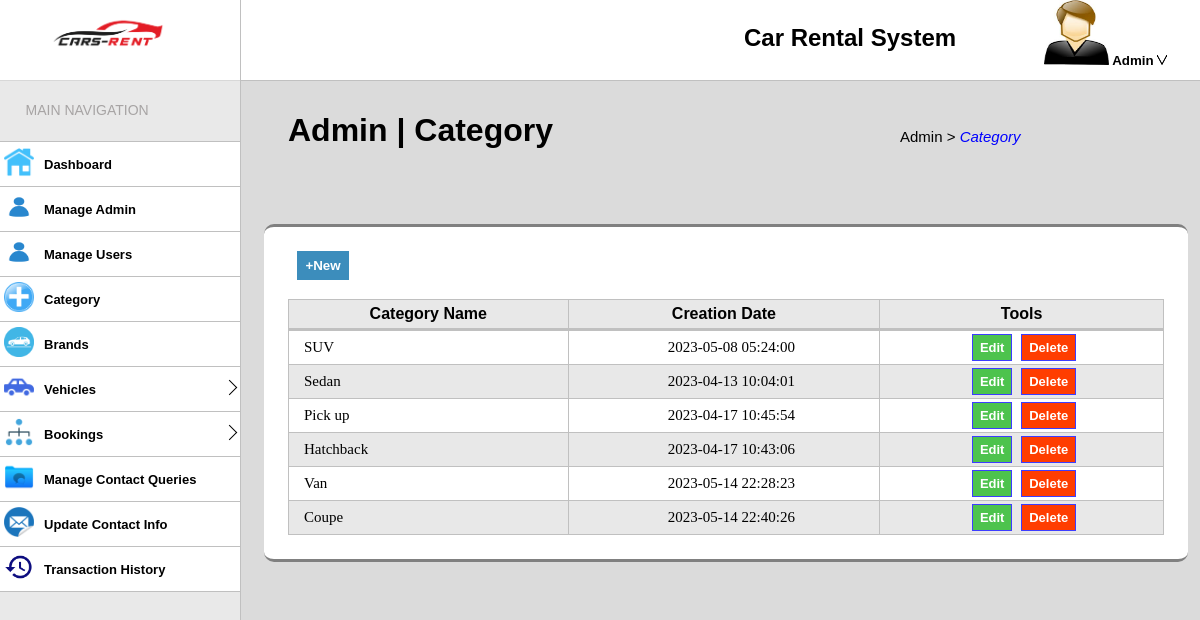
The app's page /category.php with its own data.
### tables this page shows
CREATE TABLE `category` (
  `category_id` int(11) NOT NULL,
  `category_name` varchar(120) NOT NULL,
  `creation_date` timestamp NOT NULL DEFAULT current_timestamp() ON UPDATE current_timestamp()
);

### category.php (the view, shortened to what this page needs)
<?php
	include("include/connection.php");
?>
<!DOCTYPE html>
<html>
<head>
	<link rel="stylesheet" type="text/css" href="css/style.css">
	<link rel="stylesheet" type="text/css" href="css/users.css">
	<link rel="stylesheet" type="text/css" href="css/animate.min.css">
</head>
<body>
	<h1 class="path">Admin | Category</h1>
	<p class="path1">Admin > <i style="color: blue;">Category</i> </p>
	<div class="top-left">
		<img src="img/logo.png">
	</div>
	<div class="top-right">
		<h2>Car Rental System</h2>
		<button href class="dropdown">
			<img src="img/user.jpg" class="icon">
			Admin
			<img src="img/dropdown.png" class="down">
		</button>
	</div>
	<div class="bottom-left">
		<span style="font-family: 'Arial',sans-serif;font-size: 14px;position: absolute;top: 3%;
		left: 11%;color: #a7a4a4;">MAIN NAVIGATION</span>
		<div class="images" style="margin-top: 61px;border-top: 1px solid silver;">
			<span><img src="img/home.png"></span>
			<span class="secspan"><a class="navbtn" href="admin.php" >Dashboard</a></span>
		</div>
		<div class="images">
			<span><img src="img/person.png"></span>
			<span class="secspan"><a class="navbtn" href="manageadmin.php" >Manage Admin</a></span>
		</div>
		<div class="images">
			<span><img src="img/person.png"></span>
			<span class="secspan"><a class="navbtn" href="users.php" >Manage Users</a></span>
		</div>
		<div class="images">
			<span><img src="img/add.png"></span>
			<span class="secspan"><a class="navbtn" href="category.php" >Category</a></span>
		</div>
		<div class="images">
			<span><img src="img/brand.png"></span>
			<span class="secspan"><a class="navbtn" href="brand.php" >Brands</a></span>
		</div>
		<div class="images">
			<span><img src="img/vehicle.png"></span>
			<span class="secspan"><button id="vehicle" class="navbtn" href="vehicle.php" >Vehicles</button></span>
			<span class="arrowcase1"><div class="arrow1"></div></span>
		</div>
		<div class="images">
			<span><img src="img/booking.png"></span>
			<span class="secspan"><button id="bookings" class="navbtn" href="#" >Bookings</button></span>
			<span class="arrowcase2"><div class="arrow2"></div></span>
		</div>
		<div class="images">
			<span><img src="img/message.png"></span>
			<span class="secspan"><a class="navbtn" href="contactqueries.php" >Manage Contact Queries</a></span>
		</div>
		<div class="images">
			<span><img src="img/contactinfo.png"></span>
			<span class="secspan"><a class="navbtn" href="upcontactinfo.php" >Update Contact Info</a></span>
		</div>
		<div class="images">
			<span><img src="img/history.png"></span>
			<span class="secspan"><a class="navbtn" href="transaction.php" >Transaction History</a></span>
		</div>
	</div>
	<div class="tablebox">
		<button class="add">+New</button>
		<table>
				<tr style="border-bottom: 3px solid silver;font-family: 'Raleway', sans-serif;">
					<th>Category Name</th>
					<th>Creation Date</th>
					<th>Tools</th>
				</tr>
				<?php
					$sql_show = "SELECT * from category";
					$result = $conn->query($sql_show);
					if ($result->num_rows > 0) {
						while ($rows = $result->fetch_assoc()) {
				?>
					<tr>
						<td><?php echo $rows['category_name']; ?></td>
						<td style="text-align: center;"><?php echo $rows['creation_date']; ?></td>
						<td style="text-align: center;">
							<form method="get">
								<a class="edit" href="upcategory.php?edit=<?php echo $rows['category_id']; ?>">Edit</a>
								<a class="delete" href="category.php?del=<?php echo $rows['category_id']; ?>">Delete<a/>
							</form>
						</td>
					</tr>
				<?php
						}
					}
				?>
		</table>
	</div>
</body>
</html>

### css/style.css (style rules this page uses)
* { padding: 0; margin: 0; }
body { overflow:scroll; z-index: 1; background-color: #80808047; }
.path { font-family: "Agency FB", sans-serif; position: absolute; top: 14%; left: 24%; }
.path1 { position: absolute; top: 16%; left: 75%; font-family: "Raleway", sans-serif; font-weight: 100; font-size: 15px; }
.top-left { width: 20%; height: 10%; position: fixed; top: 0; border-bottom: 1px solid silver; background-color: white; }
.top-left img { margin-left: 20%; width: 50%; margin-top: 5%; }
.top-right { border-left: 1px solid silver; width: 80%; height: 10%; position: fixed; top: 0; left: 20%; border-bottom: 1px solid silver; background-color: white; z-index: 3; }
.bottom-left { width: 20.1%; height: 90%; position: fixed; top: 10%; left: -1px; background-color: #ffffff61; border-right:1px solid silver; }
.top-right h2 { font-family: "Raleway", sans-serif; position: fixed; top: 3%; left: 62%; }
.dropdown { background-color: white; border: none; position: fixed; top: 0%; left: 87%; font-weight: 700; }
.dropdown .icon { width: 65px; height: 65px; ; }
.dropdown .down { width: 10px; height: 10px; }
.bottom-left .images { background-color: white; width: 100%; transition: ease-in-out .2s ; display: flex; border-bottom: 1px solid silver; }
.bottom-left .images span img { width: 30px; height: 30px; margin: 5px 5px 0 5px; }
.bottom-left .images .secspan { flex-grow:1; }
.bottom-left .images .navbtn { text-decoration: none; color: black; font-family: "Raleway", sans-serif; font-size: 13px; font-weight: 700; display: flex; border:none; transition: ease-in-out .2s ; padding: 15px 0 14px 5px; background-color: white; }
.bottom-left .images button { width: 100%; }
.arrow1 { border-top: 1px solid black; border-right: 1px solid black; width: 10px; height: 10px; z-index: 3; transform: rotate(45deg); margin-top: 15px; margin-right: 5px; transition: ease-in-out .3s; }
.arrow2 { border-top: 1px solid black; border-right: 1px solid black; width: 10px; height: 10px; z-index: 3; transform: rotate(45deg); margin-top: 15px; margin-right: 5px; transition: ease-in-out .3s; }

### css/users.css (style rules this page uses)
.tablebox { background-color: white; width: 73%; position: absolute; top: 28%; right: 1%; border-radius: 10px; border-top: 3px solid gray; border-bottom: 3px solid gray; padding:2%; display: flex; flex-direction: column; }
.tablebox table { width: 100%; margin-top: 1%; }
.tablebox table,tr,th,td { border:1px solid silver; border-collapse: collapse; padding: 5px; }
.tablebox table tr:nth-child(odd) { background-color: #8080802e; }
.tablebox tr td { font-size: 17px; }
.tablebox tr td .edit { background-color: #4dc34d; color: white; padding: 5px 7px 5px 7px; border:1px solid #3d3dff; font-weight: 600; margin-right: 5px; }
.tablebox tr td .delete { background-color: #ff3d00; color: white; padding: 5px 7px 5px 7px; border:1px solid #3d3dff; font-weight: 600; }
.tablebox .add { background-color: #3c8dbc; padding: 7px; font-weight: 700; color: white; border:none; margin-bottom: 10px; position: relative; left: 1%; width: 6%; }
.tablebox table tr td { font-size: 15px; padding: 8px 0 8px 15px; }
.tablebox table tr td a { font-weight: 500; font-size: 13px; text-decoration: none; color: white; font-weight: 700; font-family: sans-serif; border: none; padding: 5px; }

### records on screen
category: category_name "SUV", creation_date "2023-05-08 05:24:00"
category: category_name "Sedan", creation_date "2023-04-13 10:04:01"
category: category_name "Pick up", creation_date "2023-04-17 10:45:54"
category: category_name "Hatchback", creation_date "2023-04-17 10:43:06"
category: category_name "Van", creation_date "2023-05-14 22:28:23"
category: category_name "Coupe", creation_date "2023-05-14 22:40:26"
